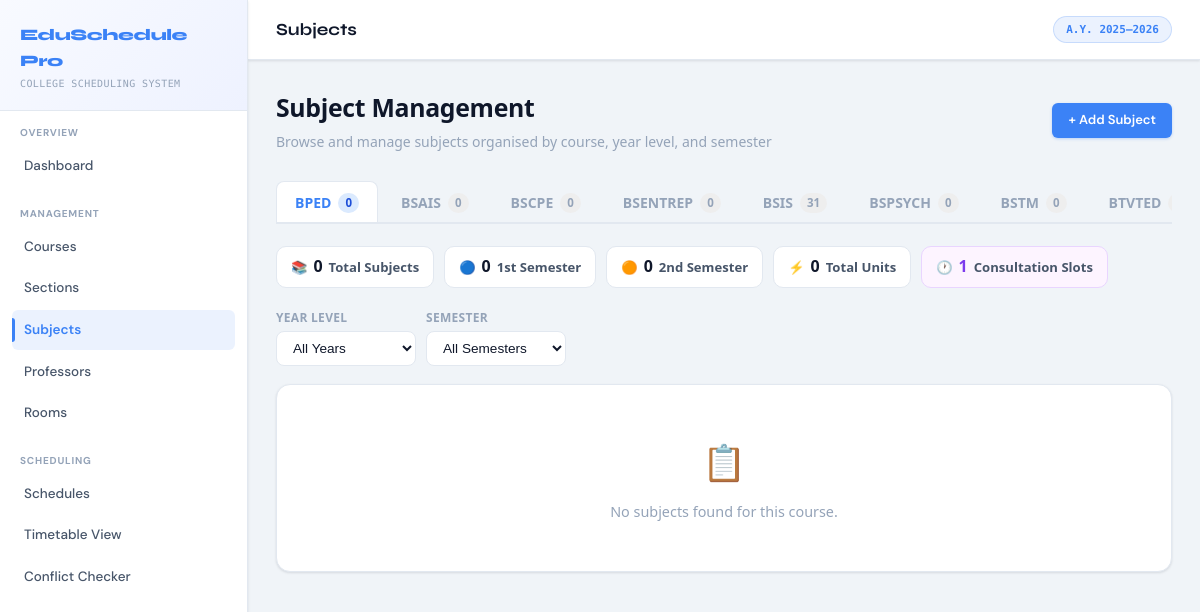
The app's page /subjects.php with its own data.
### tables this page shows
CREATE TABLE `courses` (
  `id` int(11) NOT NULL,
  `code` varchar(20) NOT NULL,
  `name` varchar(150) NOT NULL,
  `department` varchar(100) NOT NULL,
  `created_at` timestamp NOT NULL DEFAULT current_timestamp()
);

### includes/config.php (called while the page is built, shortened)
<?php
function h(string $str): string {
    return htmlspecialchars($str, ENT_QUOTES, 'UTF-8');
}
function sanitize(string $str): string {
    return trim(htmlspecialchars(strip_tags($str)));
}

### subjects.php (the view, shortened to what this page needs)
<?php
require_once __DIR__ . '/includes/config.php';
$db = getDB();
require_once __DIR__ . '/includes/header.php';
try {
    $db->exec("ALTER TABLE subjects ADD COLUMN subject_type VARCHAR(30) NOT NULL DEFAULT 'Regular' AFTER professor_id");
} catch (Exception $e) {  }
try {
    $db->exec("ALTER TABLE subjects MODIFY COLUMN course_id INT NULL");
} catch (Exception $e) {  }
$courses    = $db->query("SELECT id,code,name FROM courses ORDER BY code")->fetchAll();
$activeCourseId = (int)($_GET['course_id'] ?? ($courses[0]['id'] ?? 0));
$fYear = sanitize($_GET['year_level'] ?? '');
$fSem  = sanitize($_GET['semester']   ?? '');
$allSubjects = [];
foreach ($courses as $c) {
    $where  = ["sub.course_id = ?", "sub.subject_type = 'Regular'"];
    $params = [$c['id']];
    $stmt = $db->prepare("SELECT sub.*, c.code AS c_code, p.name AS prof_name
                          FROM subjects sub
                          JOIN courses c ON c.id = sub.course_id
                          LEFT JOIN professors p ON p.id = sub.professor_id
                          WHERE " . implode(' AND ', $where) . "
                          ORDER BY sub.year_level, sub.semester, sub.code");
    $stmt->execute($params);
    $allSubjects[$c['id']] = $stmt->fetchAll();
}
$consultSubjects = $db->query("SELECT sub.*, p.name AS prof_name
                                FROM subjects sub
                                LEFT JOIN professors p ON p.id = sub.professor_id
                                WHERE sub.subject_type = 'Consultation'
                                ORDER BY sub.code, sub.id")
                      ->fetchAll();
?>
<div class="subj-page">
  <div class="subj-header">
    <div>
      <h2>Subject Management</h2>
      <p>Browse and manage subjects organised by course, year level, and semester</p>
    </div>
    <button class="btn btn-primary" onclick="openModal()">+ Add Subject</button>
  </div>
  <?php if (empty($courses)): ?>
    <div class="empty-subj"><span class="empty-icon">🏫</span><p>No courses found. Please add a course first.</p></div>
  <?php else: ?>
    <div class="course-tabs no-print">
      <?php foreach ($courses as $c): ?>
        <?php $cnt = count($allSubjects[$c['id']]); ?>
        <a href="subjects.php?course_id=<?= $c['id'] ?><?= $fYear?'&year_level='.urlencode($fYear):'' ?><?= $fSem?'&semester='.urlencode($fSem):'' ?>"
           class="course-tab <?= $activeCourseId==$c['id'] && !isset($_GET['view'])?'active':'' ?>">
          <?= h($c['code']) ?>
          <span class="tab-count"><?= $cnt ?></span>
        </a>
      <?php endforeach; ?>
    </div>
    <?php if (isset($_GET['view']) && $_GET['view'] === 'consultation'): ?>
    <div class="card">
      <div class="consult-section-header">
        <span class="consult-section-icon">🕐</span>
        <div>
          <div class="consult-section-title">Consultation Hours</div>
          <div class="consult-section-sub">Global subjects — appear in the schedule for all courses and all semesters</div>
        </div>
        <span class="consult-all-badge">✦ All Courses · All Semesters</span>
      </div>
      <?php if (empty($consultSubjects)): ?>
        <div class="empty-subj">
          <span class="empty-icon">🕐</span>
          <p>No consultation hours added yet. Click <strong>+ Add Subject</strong> and choose <em>Consultation Hours</em>.</p>
        </div>
      <?php else: ?>
        <div style="overflow-x:auto">
          <table class="subj-table">
            <thead>
              <tr>
                <th>Code</th><th>Name</th><th>Units</th><th>Hrs/Wk</th><th>Days/Wk</th>
                <th>Professor</th><th>Availability</th><th class="no-print">Actions</th>
              </tr>
            </thead>
            <tbody>
            <?php foreach ($consultSubjects as $s): ?>
              <tr id="row-<?= $s['id'] ?>" class="is-consultation">
                <td><span class="code-chip chip-consult">🕐 <?= h($s['code']) ?></span></td>
                <td><span class="subj-name"><?= h($s['name']) ?></span></td>
                <td class="td-center"><?= h($s['units']) ?></td>
                <td class="td-center"><?= h($s['hours_week']) ?> h</td>
                <td class="td-center"><?= h($s['days_week']) ?>×</td>
                <td><?= $s['prof_name'] ? h($s['prof_name']) : '<span class="prof-unassigned">Unassigned</span>' ?></td>
                <td><span class="global-info">✦ All Courses &amp; Semesters</span></td>
                <td class="no-print">
                  <div class="row-actions">
                    <button type="button" class="btn-edit" onclick="editSubject(<?= htmlspecialchars(json_encode($s),ENT_QUOTES) ?>)">✏ Edit</button>
                    <button type="button" class="btn-del"  onclick="deleteSubject(<?= $s['id'] ?>,this)">🗑</button>
                  </div>
                </td>
              </tr>
            <?php endforeach; ?>
            </tbody>
          </table>
        </div>
      <?php endif; ?>
    </div>
    <?php else: ?>
    <?php
    $activeSubjects = $allSubjects[$activeCourseId] ?? [];
    $s1 = count(array_filter($activeSubjects, fn($s)=>$s['semester']==='1st Semester'));
    $s2 = count(array_filter($activeSubjects, fn($s)=>$s['semester']==='2nd Semester'));
    $totalUnits = array_sum(array_column($activeSubjects,'units'));
    ?>
    <div class="stat-pills no-print">
      <div class="stat-pill">📚 <span><?= count($activeSubjects) ?></span> Total Subjects</div>
      <div class="stat-pill">🔵 <span><?= $s1 ?></span> 1st Semester</div>
      <div class="stat-pill">🟠 <span><?= $s2 ?></span> 2nd Semester</div>
      <div class="stat-pill">⚡ <span><?= $totalUnits ?></span> Total Units</div>
      <?php if (count($consultSubjects)): ?>
      <div class="stat-pill consult-pill">🕐 <span><?= count($consultSubjects) ?></span> Consultation Slots</div>
      <?php endif; ?>
    </div>
    <div class="filters-bar no-print">
      <form method="GET" id="filter-form" style="display:contents">
        <div class="filter-item">
          <label>Year Level</label>
          <select name="year_level" onchange="document.getElementById('filter-form').submit()">
            <option value="">All Years</option>
          </select>
        </div>
        <div class="filter-item">
          <label>Semester</label>
          <select name="semester" onchange="document.getElementById('filter-form').submit()">
            <option value="">All Semesters</option>
          </select>
        </div>
      </form>
    </div>
    <div class="card">
      <?php if (empty($activeSubjects)): ?>
        <div class="empty-subj">
          <span class="empty-icon">📋</span>
          <p>No subjects found<?= ($fYear||$fSem)?' for the selected filters':' for this course' ?>.</p>
        </div>
      <?php endif; ?>
    </div>
    <?php endif; ?>
  <?php endif; ?>
</div>
<?php require_once __DIR__ . '/includes/footer.php'; ?>

### assets/css/style.css (style rules this page uses)
:root { --bg: #f0f4f8; --bg2: #ffffff; --bg3: #f7f9fc; --panel: #ffffff; --panel2: #f0f4f8; --border: #e2e8f0; --border2: #cbd5e1; --border3: #94a3b8; --accent: #3b82f6; --accent-dim: rgba(59,130,246,.10); --accent-glow: rgba(59,130,246,.20); --accent2: #6366f1; --accent3: #10b981; --accent4: #f59e0b; --accent5: #ef4444; --accent6: #8b5cf6; --text: #0f172a; --text2: #475569; --text3: #94a3b8; --text4: #cbd5e1; --surface: #ffffff; --surface2: #f0f4f8; --surface3: #e2e8f0; --sidebar-w: 248px; --topbar-h: 60px; --radius: 10px; --radius-sm: 6px; --radius-lg: 14px; --transition: .18s ease; --shadow-sm: 0 1px 3px rgba(15,23,42,.08), 0 1px 2px rgba(15,23,42,.04); --shadow: 0 4px 12px rgba(15,23,42,.08), 0 2px 4px rgba(15,23,42,.04); --shadow-md: 0 8px 24px rgba(15,23,42,.10), 0 4px 8px rgba(15,23,42,.06); }
*, *::before, *::after { box-sizing: border-box; margin: 0; padding: 0; }
html { scroll-behavior: smooth; }
body { font-family: 'DM Sans', system-ui, sans-serif; font-size: 14px; line-height: 1.6; background: var(--bg); color: var(--text); min-height: 100vh; -webkit-font-smoothing: antialiased; }
.card { background: var(--bg2); border: 1px solid var(--border); border-radius: var(--radius-lg); margin-bottom: 20px; box-shadow: var(--shadow-sm); overflow: hidden; }
.btn { display: inline-flex; align-items: center; gap: 6px; padding: 8px 16px; border-radius: var(--radius-sm); font-size: 13px; font-weight: 600; cursor: pointer; border: none; transition: all var(--transition); font-family: 'DM Sans', sans-serif; text-decoration: none; vertical-align: middle; white-space: nowrap; line-height: 1.4; }
.btn-primary { background: var(--accent); color: #fff; box-shadow: 0 1px 3px rgba(59,130,246,.3); }

### subjects.php (style rules this page uses)
.subj-page { font-family:'Segoe UI',system-ui,sans-serif; }
.subj-header { display:flex; align-items:center; justify-content:space-between; margin-bottom:28px; flex-wrap:wrap; gap:12px; }
.subj-header h2 { font-size:1.55rem; font-weight:700; color:var(--text,#111); margin:0 0 3px; letter-spacing:-.3px; }
.subj-header p { margin:0; color:var(--text3,#888); font-size:.875rem; }
.course-tabs { display:flex; gap:4px; border-bottom:2px solid var(--border,#e8e8e8); margin-bottom:22px; overflow-x:auto; }
.course-tab { display:flex; align-items:center; gap:7px; padding:10px 18px; border-radius:8px 8px 0 0; font-size:.875rem; font-weight:600; color:var(--text3,#888); text-decoration:none; white-space:nowrap; border:1.5px solid transparent; border-bottom:none; margin-bottom:-2px; transition:color .15s,background .15s; }
.course-tab.active { color:#3b82f6; background:var(--card-bg,#fff); border-color:var(--border,#e8e8e8); border-bottom-color:var(--card-bg,#fff); }
.tab-count { font-size:.72rem; font-weight:700; background:var(--hover,#eee); border-radius:20px; padding:1px 7px; color:var(--text3,#777); }
.course-tab.active .tab-count { background:#dbeafe; color:#1d4ed8; }
.stat-pills { display:flex; gap:10px; flex-wrap:wrap; margin-bottom:20px; }
.stat-pill { display:flex; align-items:center; gap:6px; padding:7px 14px; border-radius:10px; background:var(--card-bg,#fff); border:1.5px solid var(--border,#e8e8e8); font-size:.82rem; font-weight:600; color:var(--text2,#555); }
.stat-pill span { font-size:1rem; font-weight:800; color:var(--text,#111); }
.stat-pill.consult-pill { border-color:#e9d5ff; background:#fdf4ff; }
.stat-pill.consult-pill span { color:#7c3aed; }
.filters-bar { display:flex; gap:10px; flex-wrap:wrap; align-items:flex-end; margin-bottom:18px; }
.filter-item label { display:block; font-size:.75rem; font-weight:600; color:var(--text3,#888); text-transform:uppercase; letter-spacing:.3px; margin-bottom:4px; }
.filter-item select { padding:8px 12px; border:1.5px solid var(--border,#ddd); border-radius:8px; font-size:.85rem; color:var(--text,#111); background:var(--card-bg,#fff); cursor:pointer; min-width:140px; }
.empty-subj { text-align:center; padding:48px 20px; color:var(--text3,#aaa); }
.empty-subj .empty-icon { font-size:2.2rem; display:block; margin-bottom:10px; }
.empty-subj p { margin:0; font-size:.9rem; }

### records on screen
courses: code "BPED", id "0"
courses: code "BSAIS", id "0"
courses: code "BSCPE", id "0"
courses: code "BSENTREP", id "0"
courses: code "BSIS", id "31"
courses: code "BSPSYCH", id "0"
courses: code "BSTM", id "0"
courses: code "BTVTED"

### other values on screen
APP_NAME "EduSchedule Pro"
$item['label'] "Dashboard"
$item['label'] "Courses"
$item['label'] "Sections"
$item['label'] "Subjects"
$item['label'] "Professors"
$item['label'] "Rooms"
$item['label'] "Schedules"
$item['label'] "Timetable View"
$item['label'] "Conflict Checker"
$pageTitle "Subjects"
count($consultSubjects) "1"
